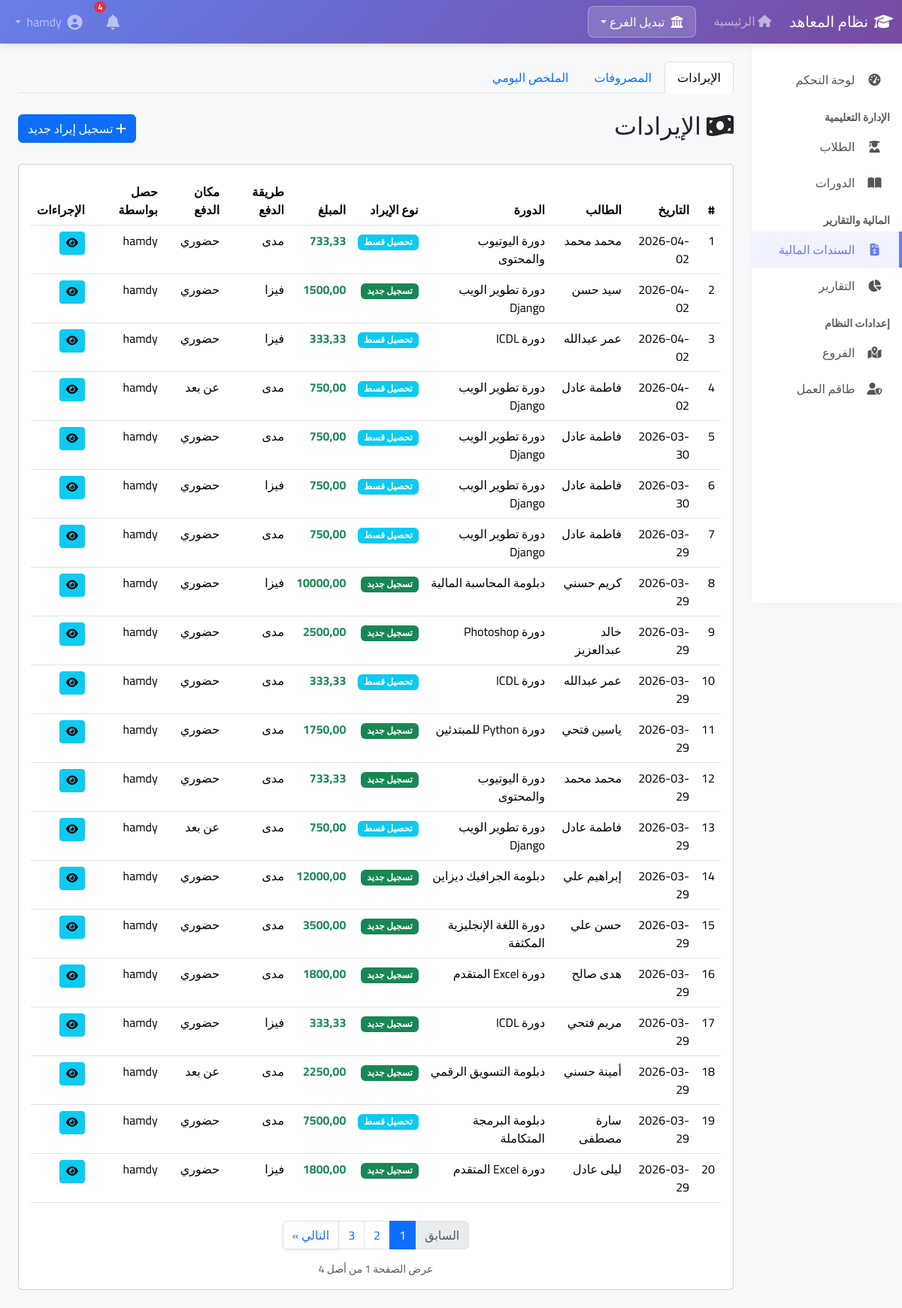
Page /transactions/income/ (signed in) on the committed database.
### transactions/models.py (models this page shows, shortened)
class Income(models.Model):
    INCOME_TYPE_CHOICES = [
        ('registration', 'تسجيل جديد'),
        ('installment', 'تحصيل قسط'),
    ]
    PAYMENT_METHOD_CHOICES = [
        ('mada', 'مدى'),
        ('visa', 'فيزا'),
        ('bank_transfer', 'تحويل بنكي'),
    ]
    PAYMENT_LOCATION_CHOICES = [
        ('in_person', 'حضوري'),
        ('remote', 'عن بعد'),
    ]
    branch = models.ForeignKey(Branch, on_delete=models.CASCADE, verbose_name='الفرع')
    date = models.DateField(verbose_name='التاريخ')
    income_type = models.CharField(max_length=15, choices=INCOME_TYPE_CHOICES, verbose_name='نوع الإيراد')
    student = models.ForeignKey(Student, on_delete=models.CASCADE, verbose_name='الطالب')
    course = models.ForeignKey(Course, on_delete=models.CASCADE, verbose_name='الدورة/الدبلومة')
    amount = models.DecimalField(max_digits=10, decimal_places=2, verbose_name='المبلغ')
    installment = models.ForeignKey(
        'students.Installment',
        on_delete=models.SET_NULL,
        null=True,
        blank=True,
        verbose_name='القسط المرتبط'
    )
    payment_method = models.CharField(max_length=15, choices=PAYMENT_METHOD_CHOICES, verbose_name='طريقة الدفع')
    payment_location = models.CharField(max_length=10, choices=PAYMENT_LOCATION_CHOICES, verbose_name='مكان الدفع')
    bank_account_number = models.CharField(max_length=50, blank=True, null=True, verbose_name='رقم الحساب البنكي')
    collected_by = models.ForeignKey(User, on_delete=models.SET_NULL, null=True, verbose_name='حصل بواسطة')
    notes = models.TextField(blank=True, verbose_name='ملاحظات')
    created_at = models.DateTimeField(auto_now_add=True, verbose_name='تاريخ الإنشاء')
    enrollment = models.ForeignKey(
        'students.Enrollment',  # assuming Enrollment is in students app
        on_delete=models.CASCADE,
        null=True, blank=True,
        related_name='payments',
        verbose_name='التسجيل'
    )
    class Meta:
        verbose_name = 'إيراد'
        verbose_name_plural = 'الإيرادات'
        ordering = ['-date', '-created_at']

### students/models.py (models this page shows, shortened)
class Student(models.Model):
    PAYMENT_METHOD_CHOICES = [
        ('full', 'دفعة واحدة'),
        ('installment', 'قسط'),
    ]
    full_name = models.CharField(max_length=200, verbose_name='الاسم الكامل')
    phone = models.CharField(max_length=20, verbose_name='رقم الهاتف')
    email = models.EmailField(blank=True, verbose_name='البريد الإلكتروني')
    national_id = models.CharField(max_length=20, blank=True, verbose_name='رقم البطاقة')
    address = models.TextField(blank=True, verbose_name='العنوان')
    branch = models.ForeignKey(Branch, on_delete=models.CASCADE, verbose_name='الفرع')
    course = models.ForeignKey(Course, on_delete=models.CASCADE, verbose_name='الدورة/الدبلوما')
    registration_date = models.DateField(auto_now_add=True, verbose_name='تاريخ التسجيل')
    total_price = models.DecimalField(max_digits=10, decimal_places=2, verbose_name='السعر الإجمالي')
    payment_method = models.CharField(max_length=15, choices=PAYMENT_METHOD_CHOICES, verbose_name='طريقة الدفع')
    installment_count = models.PositiveIntegerField(default=1, verbose_name='عدد الأقساط')
    installment_amount = models.DecimalField(max_digits=10, decimal_places=2, default=0, verbose_name='قيمة القسط')
    first_installment_date = models.DateField(null=True, blank=True, verbose_name='تاريخ أول قسط')
    paid_installments = models.PositiveIntegerField(default=0, verbose_name='الأقساط المدفوعة')
    bank_account_number = models.CharField(max_length=50, blank=True, verbose_name='رقم الحساب البنكي (للتحويل)')
    is_active = models.BooleanField(default=True, verbose_name='نشط')
    notes = models.TextField(blank=True, verbose_name='ملاحظات')
    created_at = models.DateTimeField(auto_now_add=True, verbose_name='تاريخ الإنشاء')
    updated_at = models.DateTimeField(auto_now=True, verbose_name='تاريخ التحديث')
    class Meta:
        verbose_name = 'طالب'
        verbose_name_plural = 'الطلاب'
        ordering = ['-registration_date']

### courses/models.py (models this page shows, shortened)
class Course(models.Model):
    COURSE_TYPE_CHOICES = [
        ('diploma', 'دبلوم'),
        ('course', 'دورة'),
    ]
    name = models.CharField(max_length=200, verbose_name='اسم الدورة/الدبلومة')
    code = models.CharField(max_length=20, unique=True, verbose_name='كود الدورة')
    course_type = models.CharField(max_length=10, choices=COURSE_TYPE_CHOICES, verbose_name='النوع')
    description = models.TextField(blank=True, verbose_name='الوصف')
    price = models.DecimalField(max_digits=10, decimal_places=2, verbose_name='السعر')
    duration_days = models.PositiveIntegerField(default=30, verbose_name='المدة (بالأيام)')
    branches = models.ManyToManyField(Branch, related_name='courses', verbose_name='الفروع المتاحة')
    is_active = models.BooleanField(default=True, verbose_name='نشطة')
    created_at = models.DateTimeField(auto_now_add=True, verbose_name='تاريخ الإنشاء')
    class Meta:
        verbose_name = 'دورة/دبلومة'
        verbose_name_plural = 'الدورات والدبلومات'
        ordering = ['-created_at']

### accounts/models.py (models this page shows, shortened)
class User(AbstractUser):
    USER_TYPE_CHOICES = [
        ('admin', 'مدير النظام'),
        ('branch_manager', 'مدير فرع'),
        ('employee', 'موظف'),
        ('regional_manager', 'مدير إقليمي'),  # إضافة هذا النوع
        ('accountant', 'محاسب'),
    ]
    user_type = models.CharField(max_length=20, choices=USER_TYPE_CHOICES, default='employee', verbose_name='نوع المستخدم')
    branch = models.ForeignKey(Branch, on_delete=models.SET_NULL, null=True, blank=True, verbose_name='الفرع')
    managed_branches = models.ManyToManyField(Branch, blank=True, related_name='regional_managers',
                                             verbose_name='الفروع التي يديرها')
    phone = models.CharField(max_length=20, blank=True, verbose_name='رقم الهاتف')
    is_active = models.BooleanField(default=True, verbose_name='نشط')
    created_at = models.DateTimeField(auto_now_add=True, verbose_name='تاريخ الإنشاء')
    email = models.EmailField(unique=True, verbose_name='البريد الإلكتروني')
    REQUIRED_FIELDS = ['email', 'first_name', 'last_name']  # الإيميل مطلوب أساسي
    class Meta:
        verbose_name = 'مستخدم'
        verbose_name_plural = 'المستخدمين'

### transactions/views.py (the view)
# urls.py: path('income/', views.income_list, name='income_list'),
@login_required
@permission_required('transactions.view_income', raise_exception=True)
def income_list(request):
    income_queryset = Income.objects.select_related(
        'student', 'course', 'branch', 'collected_by'
    ).all().order_by('-date', '-created_at')
    user = request.user
    if user.is_superuser or user.user_type == 'admin':
        pass
    elif user.user_type == 'regional_manager':
        income_queryset = income_queryset.filter(branch__in=user.managed_branches.all())
    else:
        if user.branch:
            income_queryset = income_queryset.filter(branch=user.branch)
        else:
            income_queryset = income_queryset.none()
    paginator = Paginator(income_queryset, 20)
    page_number = request.GET.get('page')
    incomes = paginator.get_page(page_number)
    return render(request, 'transactions/income_list.html', {'incomes': incomes})

### templates/transactions/income_list.html (shortened to what this page needs)
{% extends 'base.html' %}
{% block content %}
<ul class="nav nav-tabs mb-4">
    <li class="nav-item">
        <a class="nav-link active" href="{% url 'transactions:income_list' %}">الإيرادات</a>
    </li>
    <li class="nav-item">
        <a class="nav-link" href="{% url 'transactions:expense_list' %}">المصروفات</a>
    </li>
    <li class="nav-item">
        <a class="nav-link" href="{% url 'transactions:daily_summary' %}">الملخص اليومي</a>
    </li>
</ul>
<div class="d-flex justify-content-between align-items-center mb-4">
    <h2><i class="fas fa-money-bill-wave"></i> الإيرادات</h2>
    <a href="{% url 'transactions:income_add' %}" class="btn btn-primary">
        <i class="fas fa-plus"></i> تسجيل إيراد جديد
    </a>
</div>
<div class="card">
    <div class="card-body">
        <div class="table-responsive">
            <table class="table table-hover">
                <thead>
                    <tr>
                        <th>#</th>
                        <th>التاريخ</th>
                        <th>الطالب</th>
                        <th>الدورة</th>
                        <th>نوع الإيراد</th>
                        <th>المبلغ</th>
                        <th>طريقة الدفع</th>
                        <th>مكان الدفع</th>
                        <th>حصل بواسطة</th>
                        <th>الإجراءات</th>
                    </tr>
                </thead>
                <tbody>
                    {% for income in incomes %}
                    <tr>
                        <td>{{ forloop.counter }}</td>
                        <td>{{ income.date|date:"Y-m-d" }}</td>
                        <td>{{ income.student.full_name }}</td>
                        <td>{{ income.course.name }}</td>
                        <td>
                            <span class="badge {% if income.income_type == 'registration' %}bg-success{% else %}bg-info{% endif %}">
                                {{ income.get_income_type_display }}
                            </span>
                        </td>
                        <td class="fw-bold text-success">{{ income.amount|floatformat:2 }}</td>
                        <td>{{ income.get_payment_method_display }}</td>
                        <td>{{ income.get_payment_location_display }}</td>
                        <td>{{ income.collected_by.get_full_name|default:income.collected_by.username }}</td>
                        <td>
                            <a href="{% url 'transactions:income_detail' income.pk %}" class="btn btn-sm btn-info">
                                <i class="fas fa-eye"></i>
                            </a>
                        </td>
                    </tr>
                    {% endfor %}
                </tbody>
            </table>
            {% if incomes.has_other_pages %}
<nav aria-label="Page navigation" class="mt-4">
    <ul class="pagination justify-content-center">
        {% if incomes.has_previous %}
        <li class="page-item">
            <a class="page-link shadow-sm" href="?page={{ incomes.previous_page_number }}" aria-label="Previous">
                <span aria-hidden="true">&laquo; السابق</span>
            </a>
        </li>
        {% else %}
        <li class="page-item disabled"><span class="page-link">السابق</span></li>
        {% endif %}
        {% for i in incomes.paginator.page_range %}
            {% if incomes.number == i %}
            <li class="page-item active shadow-sm" aria-current="page">
                <span class="page-link">{{ i }}</span>
            </li>
            {% elif i > incomes.number|add:'-3' and i < incomes.number|add:'3' %}
            <li class="page-item"><a class="page-link" href="?page={{ i }}">{{ i }}</a></li>
            {% endif %}
        {% endfor %}
        {% if incomes.has_next %}
        <li class="page-item">
            <a class="page-link shadow-sm" href="?page={{ incomes.next_page_number }}" aria-label="Next">
                <span aria-hidden="true">التالي &raquo;</span>
            </a>
        </li>
        {% else %}
        <li class="page-item disabled"><span class="page-link">التالي</span></li>
        {% endif %}
    </ul>
</nav>
<div class="text-center text-muted small mt-2">
    عرض الصفحة {{ incomes.number }} من أصل {{ incomes.paginator.num_pages }}
</div>
{% endif %}
        </div>
    </div>
</div>
{% endblock %}

### templates/base.html (style rules this page uses)
* { font-family: 'Cairo', sans-serif; }
body { background-color: #f8f9fa; overflow-x: hidden; }

### rows in the picture
Income: date "2026-04-02", student.full_name "محمد محمد", course.name "دورة اليوتيوب والمحتوى", income_type "تحصيل قسط", amount "733,33", payment_method "مدى", payment_location "حضوري", collected_by.get_full_name "hamdy"
Income: date "2026-04-02", student.full_name "سيد حسن", course.name "دورة تطوير الويب Django", income_type "تسجيل جديد", amount "1500,00", payment_method "فيزا", payment_location "حضوري", collected_by.get_full_name "hamdy"
Income: date "2026-04-02", student.full_name "عمر عبدالله", course.name "دورة ICDL", income_type "تحصيل قسط", amount "333,33", payment_method "فيزا", payment_location "حضوري", collected_by.get_full_name "hamdy"
Income: date "2026-04-02", student.full_name "فاطمة عادل", course.name "دورة تطوير الويب Django", income_type "تحصيل قسط", amount "750,00", payment_method "مدى", payment_location "عن بعد", collected_by.get_full_name "hamdy"
Income: date "2026-03-30", student.full_name "فاطمة عادل", course.name "دورة تطوير الويب Django", income_type "تحصيل قسط", amount "750,00", payment_method "مدى", payment_location "حضوري", collected_by.get_full_name "hamdy"
Income: date "2026-03-30", student.full_name "فاطمة عادل", course.name "دورة تطوير الويب Django", income_type "تحصيل قسط", amount "750,00", payment_method "فيزا", payment_location "حضوري", collected_by.get_full_name "hamdy"
Income: date "2026-03-29", student.full_name "فاطمة عادل", course.name "دورة تطوير الويب Django", income_type "تحصيل قسط", amount "750,00", payment_method "مدى", payment_location "حضوري", collected_by.get_full_name "hamdy"
Income: date "2026-03-29", student.full_name "كريم حسني", course.name "دبلومة المحاسبة المالية", income_type "تسجيل جديد", amount "10000,00", payment_method "فيزا", payment_location "حضوري", collected_by.get_full_name "hamdy"
Income: date "2026-03-29", student.full_name "خالد عبدالعزيز", course.name "دورة Photoshop", income_type "تسجيل جديد", amount "2500,00", payment_method "مدى", payment_location "حضوري", collected_by.get_full_name "hamdy"
Income: date "2026-03-29", student.full_name "عمر عبدالله", course.name "دورة ICDL", income_type "تحصيل قسط", amount "333,33", payment_method "مدى", payment_location "حضوري", collected_by.get_full_name "hamdy"
Income: date "2026-03-29", student.full_name "ياسين فتحي", course.name "دورة Python للمبتدئين", income_type "تسجيل جديد", amount "1750,00", payment_method "مدى", payment_location "حضوري", collected_by.get_full_name "hamdy"
Income: date "2026-03-29", student.full_name "محمد محمد", course.name "دورة اليوتيوب والمحتوى", income_type "تسجيل جديد", amount "733,33", payment_method "مدى", payment_location "حضوري", collected_by.get_full_name "hamdy"
Income: date "2026-03-29", student.full_name "فاطمة عادل", course.name "دورة تطوير الويب Django", income_type "تحصيل قسط", amount "750,00", payment_method "مدى", payment_location "عن بعد", collected_by.get_full_name "hamdy"
Income: date "2026-03-29", student.full_name "إبراهيم علي", course.name "دبلومة الجرافيك ديزاين", income_type "تسجيل جديد", amount "12000,00", payment_method "مدى", payment_location "حضوري", collected_by.get_full_name "hamdy"
Income: date "2026-03-29", student.full_name "حسن علي", course.name "دورة اللغة الإنجليزية المكثفة", income_type "تسجيل جديد", amount "3500,00", payment_method "مدى", payment_location "حضوري", collected_by.get_full_name "hamdy"
Income: date "2026-03-29", student.full_name "هدى صالح", course.name "دورة Excel المتقدم", income_type "تسجيل جديد", amount "1800,00", payment_method "مدى", payment_location "حضوري", collected_by.get_full_name "hamdy"
Income: date "2026-03-29", student.full_name "مريم فتحي", course.name "دورة ICDL", income_type "تسجيل جديد", amount "333,33", payment_method "فيزا", payment_location "حضوري", collected_by.get_full_name "hamdy"
Income: date "2026-03-29", student.full_name "أمينة حسني", course.name "دبلومة التسويق الرقمي", income_type "تسجيل جديد", amount "2250,00", payment_method "مدى", payment_location "عن بعد", collected_by.get_full_name "hamdy"
Income: date "2026-03-29", student.full_name "سارة مصطفى", course.name "دبلومة البرمجة المتكاملة", income_type "تحصيل قسط", amount "7500,00", payment_method "مدى", payment_location "حضوري", collected_by.get_full_name "hamdy"
Income: date "2026-03-29", student.full_name "ليلى عادل", course.name "دورة Excel المتقدم", income_type "تسجيل جديد", amount "1800,00", payment_method "فيزا", payment_location "حضوري", collected_by.get_full_name "hamdy"

### other values in the picture
{{ i }} "1"
{{ i }} "2" "3"
{{ incomes.paginator.num_pages }} "4"
